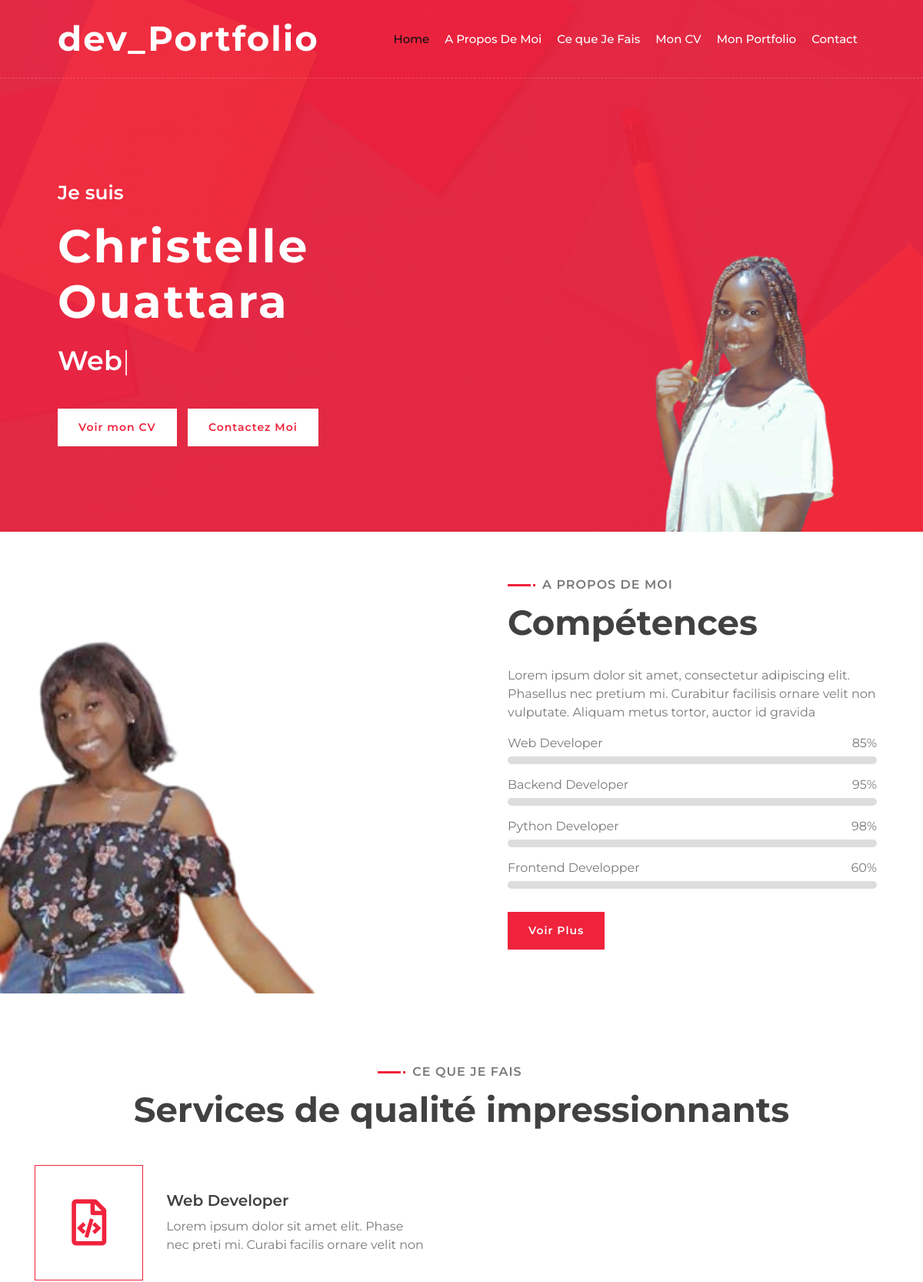
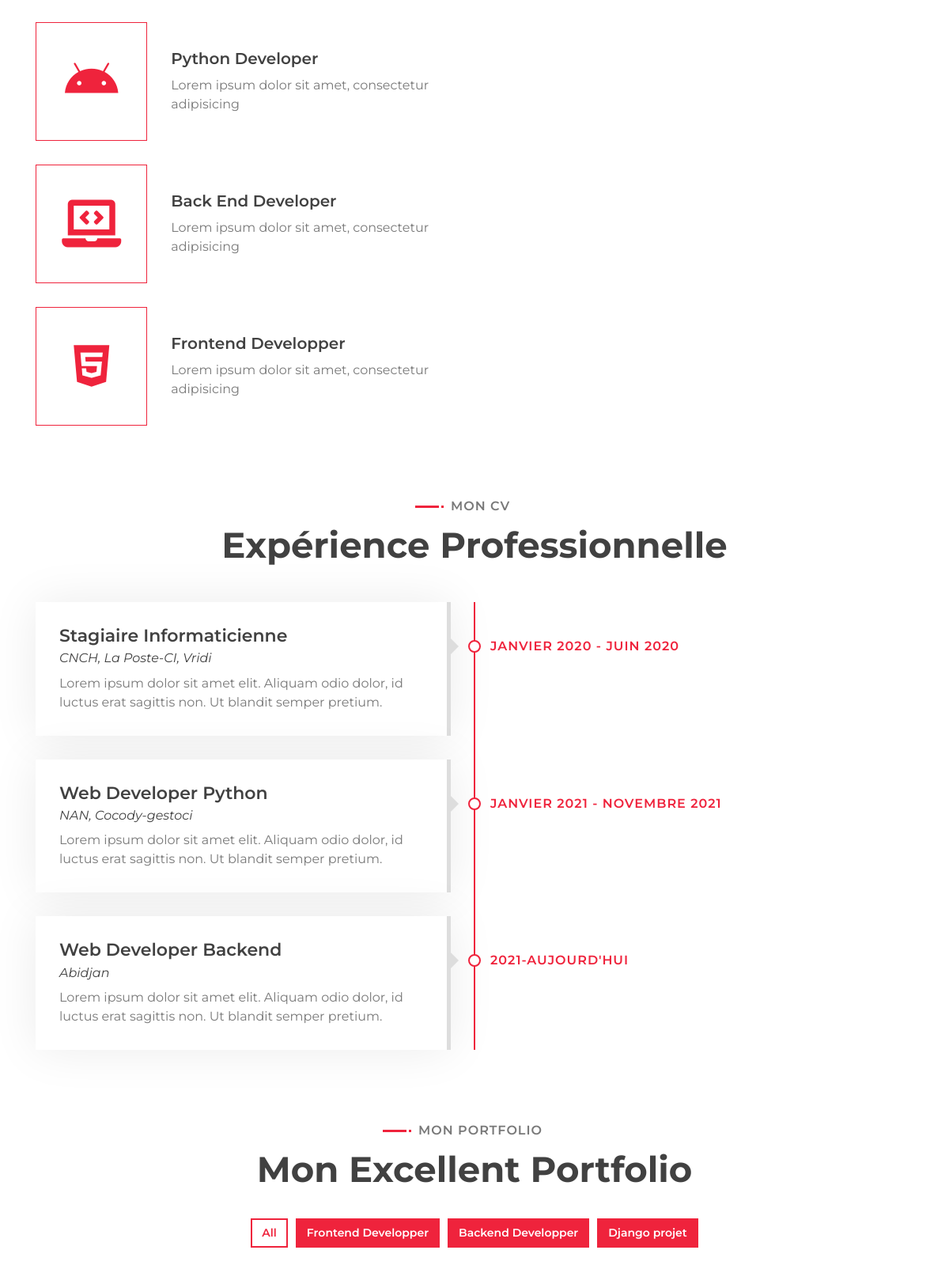
The page / (upper part) on the database its author committed (2 pictures, top to bottom).
### christelle/models.py (models this page shows, shortened)
class Site(models.Model):
    nom_site = models.CharField(max_length=255)
    lieu = models.CharField(max_length=255)
    phone = models.CharField(max_length=200)
    date_add = models.DateTimeField(auto_now_add=True)
    date_update = models.DateTimeField(auto_now=True)
    status = models.BooleanField(default=True)
    class Meta:
        verbose_name = 'Site'
        verbose_name_plural = 'Sites'

class Banner(models.Model):
    nom = models.CharField(max_length=255)
    profession = models.CharField(max_length=255)
    photo = models.FileField(upload_to="banner_photo")
    date_add = models.DateTimeField(auto_now_add=True)
    date_update = models.DateTimeField(auto_now=True)
    status = models.BooleanField(default=True)
    class Meta:
        verbose_name = 'Banner'
        verbose_name_plural = 'Banners'

class About(models.Model):
    description = models.CharField(max_length=255)
    photo = models.FileField(upload_to="banner_photo")
    date_add = models.DateTimeField(auto_now_add=True)
    date_update = models.DateTimeField(auto_now=True)
    status = models.BooleanField(default=True)
    class Meta:
        verbose_name = 'About'
        verbose_name_plural = 'Abouts'

class Fonction(models.Model):
    nom = models.CharField(max_length=255)
    niveau = models.CharField(max_length=50)
    date_add = models.DateTimeField(auto_now_add=True)
    date_update = models.DateTimeField(auto_now=True)
    status = models.BooleanField(default=True)
    class Meta:
        verbose_name = 'Fonction'
        verbose_name_plural = 'Fonctions'

class Service(models.Model):
    titre = models.CharField(max_length=200)
    icone = models.CharField(max_length=255)
    description = models.CharField(max_length=255)
    date_add = models.DateTimeField(auto_now_add=True)
    date_update = models.DateTimeField(auto_now=True)
    status = models.BooleanField(default=True)
    class Meta:
        verbose_name = 'Service'
        verbose_name_plural = 'Services'

class Experience(models.Model):
    periode = models.CharField(max_length=200)
    fonction_occupee = models.CharField(max_length=255)
    lieu_fonction = models.CharField(max_length=255)
    description = models.CharField(max_length=255)
    date_add = models.DateTimeField(auto_now_add=True)
    date_update = models.DateTimeField(auto_now=True)
    status = models.BooleanField(default=True)
    class Meta:
        verbose_name = 'Experience'
        verbose_name_plural = 'Experiences'

class Categorie(models.Model):
    nom= models.CharField(max_length=255)
    date_add = models.DateTimeField(auto_now_add=True)
    date_update = models.DateTimeField(auto_now=True)
    status = models.BooleanField(default=True)
    class Meta:
        verbose_name = 'Categorie'
        verbose_name_plural = 'Categories'

### christelle/views.py (the view)
# urls.py: path("", views.index, name="index"),
def index(request):
    service = models.Service.objects.filter(status=True)
    banners = models.Banner.objects.filter(status=True).first()
    sites = models.Site.objects.filter(status=True).first()
    abouts = models.About.objects.filter(status=True).first()
    fonction = models.Fonction.objects.filter(status=True)
    experiences = models.Experience.objects.filter(status=True)
    portfolio = models.Portfolios.objects.filter(status=True)
    categories = models.Categorie.objects.filter(status=True)
    return render(request, "index.html", locals())

### template/index.html (shortened to what this page needs)
{% load static %}
<!DOCTYPE html>
<html lang="fr">
    <head>
        <link href="https://stackpath.bootstrapcdn.com/bootstrap/4.4.1/css/bootstrap.min.css" rel="stylesheet">
        <link href="https://cdnjs.cloudflare.com/ajax/libs/font-awesome/5.10.0/css/all.min.css" rel="stylesheet">
        <link href="{% static 'lib/animate/animate.min.css' %}" rel="stylesheet">
        <link href="{% static 'lib/owlcarousel/assets/owl.carousel.min.css' %}" rel="stylesheet">
        <link href="{% static 'lib/lightbox/css/lightbox.min.css' %}" rel="stylesheet">
        <link rel="stylesheet" href="https://use.fontawesome.com/releases/v5.15.4/css/all.css">
        <link href="{% static 'css/style.css' %}" rel="stylesheet">
    </head>
    <body data-spy="scroll" data-target=".navbar" data-offset="51">
        <div class="navbar navbar-expand-lg bg-light navbar-light">
            <div class="container-fluid">
                <a href="index.html" class="navbar-brand">{{sites.nom_site}}</a>
                <div class="collapse navbar-collapse justify-content-between" id="navbarCollapse">
                    <div class="navbar-nav ml-auto">
                        <a href="#home" class="nav-item nav-link active">Home</a>
                        <a href="#about" class="nav-item nav-link">A Propos De Moi</a>
                        <a href="#service" class="nav-item nav-link">Ce que Je Fais</a>
                        <a href="#experience" class="nav-item nav-link">Mon CV</a>
                        <a href="#portfolio" class="nav-item nav-link">Mon Portfolio</a>
                        <a href="#contact" class="nav-item nav-link">Contact</a>
                    </div>
                </div>
            </div>
        </div>
        <div class="hero" id="home">
            <div class="container-fluid">
                <div class="row align-items-center">
                    <div class="col-sm-12 col-md-6">
                        <div class="hero-content">
                            <div class="hero-text">
                                <p>Je suis</p>
                                <h1>{{banners.nom}}</h1>
                                <h2></h2>
                            </div>
                            <div class="hero-btn">
                                <a class="btn" href="">Voir mon CV</a>
                                <a class="btn" href="">Contactez Moi</a>
                            </div>
                        </div>
                    </div>
                    <div class="col-sm-12 col-md-6 d-none d-md-block">
                        <div class="hero-image">
                            <img src="{{banners.photo.url}}" alt="Hero Image"style="heigth:100%">
                        </div>
                    </div>
                </div>
            </div>
        </div>
        <div class="about wow fadeInUp" data-wow-delay="0.1s" id="about">
            <div class="container-fluid">
                <div class="row align-items-center">
                    <div class="col-lg-6">
                        <div class="about-img">
                            <img src="{{abouts.photo.url}}" alt="Image" style="heigth:50%">
                        </div>
                    </div>
                    <div class="col-lg-6">
                        <div class="about-content">
                            <div class="section-header text-left">
                                <p>A Propos De Moi</p>
                                <h2>Compétences</h2>
                            </div>
                            <div class="about-text">
                                <p>
                                    {{abouts.description}}
                                </p>
                            </div>
                            <div class="skills">
                            {% for fonctions in fonction %}
                                <div class="skill-name">
                                    <p>{{fonctions.nom}}</p><p>{{fonctions.niveau}}</p>
                                </div>
                                <div class="progress">
                                </div>
                            {% endfor %}
                            </div>
                            <a class="btn" href="">Voir Plus</a>
                        </div>
                    </div>
                </div>
            </div>
        </div>
        <div class="service" id="service">
            <div class="container">
                <div class="section-header text-center wow zoomIn" data-wow-delay="0.1s">
                    <p>Ce que Je Fais</p>
                    <h2>Services de qualité impressionnants</h2>
                </div>
                <div class="row">
                    <div class="col-lg-6 wow fadeInUp" data-wow-delay="0.0s">
                        {% for services in service %}
                            <div class="service-item">
                                <div class="service-icon">
                                    <i class="{{services.icone}}"></i>
                                </div>
                                <div class="service-text">
                                    <h3>{{services.titre}}</h3>
                                    <p>
                                        {{services.description}}
                                    </p>
                                </div>
                            </div>
                        {% endfor %}
                        </div>
                </div>
            </div>
        </div>
        <div class="experience" id="experience">
            <div class="container">
                <header class="section-header text-center wow zoomIn" data-wow-delay="0.1s">
                    <p>Mon CV</p>
                    <h2>Expérience Professionnelle</h2>
                </header>
                <div class="timeline">
                {% for experience in experiences %}
                    <div class="timeline-item left wow {% if forloop. %} slideInLeft {% endif %}" data-wow-delay="0.1s">
                        <div class="timeline-text">
                            <div class="timeline-date">{{experience.periode}}</div>
                            <h2>{{experience.fonction_occupee}}</h2>
                            <h4>{{experience.lieu_fonction}}</h4>
                            <p>
                                {{experience.description}}
                            </p>
                        </div>
                    </div>
                    {% endfor %}
                </div>
            </div>
        </div>
        <div class="portfolio" id="portfolio">
            <div class="container">
                <div class="section-header text-center wow zoomIn" data-wow-delay="0.1s">
                    <p>Mon Portfolio</p>
                    <h2>Mon Excellent Portfolio</h2>
                </div>
                <div class="row">
                    <div class="col-12">
                        <ul id="portfolio-filter">
                            <li data-filter="*" class="filter-active">All</li>
                            {% for categorie in categories  %}
                                <li data-filter=".{{categorie.id}}">{{categorie.nom}}</li>
                            {% endfor %}
                        </ul>
                    </div>
                </div>
            </div>
        </div>
    </body>
</html>

### rows shown on the page
Site: nom_site "dev_Portfolio"
Banner: nom "Christelle Ouattara", photo (picture)
About: photo (picture), description "Lorem ipsum dolor sit amet, consectetur adipiscing elit. Phasellus nec pretium mi. Curabitur facilisis ornare velit non vulputate. Aliquam metus tortor, auctor id gravida"
Fonction: nom "Web Developer", niveau "85%"
Fonction: nom "Backend Developer", niveau "95%"
Fonction: nom "Python Developer", niveau "98%"
Fonction: nom "Frontend Developper", niveau "60%"
Service: titre "Web Developer", description "Lorem ipsum dolor sit amet elit. Phase nec preti mi. Curabi facilis ornare velit non"
Service: titre "Python Developer", description "Lorem ipsum dolor sit amet, consectetur adipisicing"
Service: titre "Back End Developer", description "Lorem ipsum dolor sit amet, consectetur adipisicing"
Service: titre "Frontend Developper", description "Lorem ipsum dolor sit amet, consectetur adipisicing"
Experience: periode "JANVIER 2020 - JUIN 2020", fonction_occupee "Stagiaire Informaticienne", lieu_fonction "CNCH, La Poste-CI, Vridi", description "Lorem ipsum dolor sit amet elit. Aliquam odio dolor, id luctus erat sagittis non. Ut blandit semper pretium."
Experience: periode "JANVIER 2021 - NOVEMBRE 2021", fonction_occupee "Web Developer Python", lieu_fonction "NAN, Cocody-gestoci", description "Lorem ipsum dolor sit amet elit. Aliquam odio dolor, id luctus erat sagittis non. Ut blandit semper pretium."
Experience: periode "2021-AUJOURD'HUI", fonction_occupee "Web Developer Backend", lieu_fonction "Abidjan", description "Lorem ipsum dolor sit amet elit. Aliquam odio dolor, id luctus erat sagittis non. Ut blandit semper pretium."
Categorie: nom "Frontend Developper"
Categorie: nom "Backend Developper"
Categorie: nom "Django projet"
